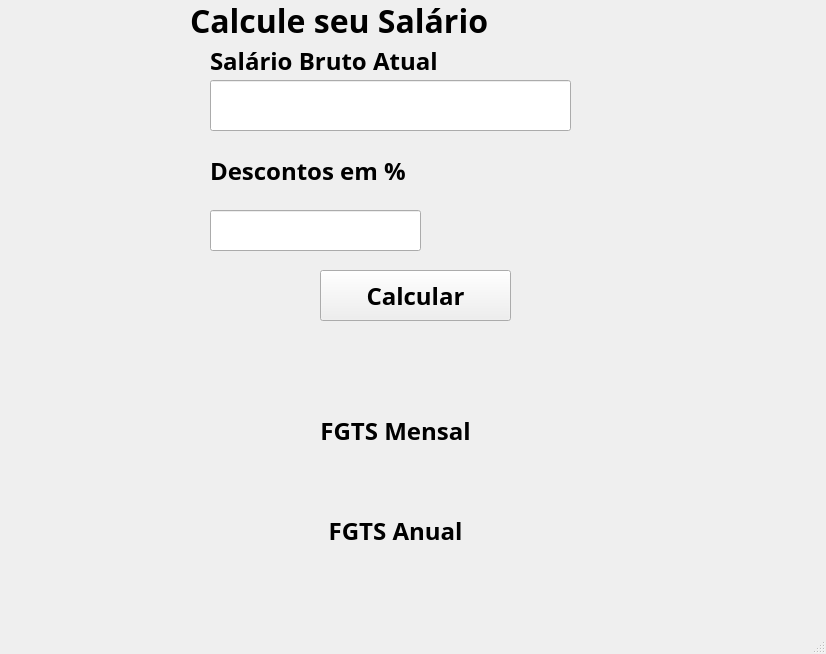
<?xml version="1.0" encoding="UTF-8"?>
<ui version="4.0">
 <class>MainWindow</class>
 <widget class="QMainWindow" name="MainWindow">
  <property name="geometry">
   <rect>
    <x>0</x>
    <y>0</y>
    <width>826</width>
    <height>654</height>
   </rect>
  </property>
  <property name="windowTitle">
   <string>MainWindow</string>
  </property>
  <widget class="QWidget" name="centralwidget">
   <widget class="QLabel" name="label">
    <property name="geometry">
     <rect>
      <x>190</x>
      <y>-20</y>
      <width>441</width>
      <height>81</height>
     </rect>
    </property>
    <property name="font">
     <font>
      <family>Arial Black</family>
      <pointsize>24</pointsize>
      <weight>75</weight>
      <bold>true</bold>
     </font>
    </property>
    <property name="text">
     <string>Calcule seu Salário</string>
    </property>
   </widget>
   <widget class="QLabel" name="label_2">
    <property name="geometry">
     <rect>
      <x>210</x>
      <y>20</y>
      <width>331</width>
      <height>81</height>
     </rect>
    </property>
    <property name="font">
     <font>
      <family>Arial Black</family>
      <pointsize>18</pointsize>
      <weight>75</weight>
      <bold>true</bold>
     </font>
    </property>
    <property name="text">
     <string>Salário Bruto Atual</string>
    </property>
   </widget>
   <widget class="QLabel" name="label_3">
    <property name="geometry">
     <rect>
      <x>210</x>
      <y>140</y>
      <width>281</width>
      <height>61</height>
     </rect>
    </property>
    <property name="font">
     <font>
      <family>Arial Black</family>
      <pointsize>18</pointsize>
      <weight>75</weight>
      <bold>true</bold>
     </font>
    </property>
    <property name="text">
     <string>Descontos em %</string>
    </property>
   </widget>
   <widget class="QLineEdit" name="txtSalario">
    <property name="geometry">
     <rect>
      <x>210</x>
      <y>80</y>
      <width>361</width>
      <height>51</height>
     </rect>
    </property>
    <property name="font">
     <font>
      <family>Arial</family>
      <pointsize>16</pointsize>
     </font>
    </property>
   </widget>
   <widget class="QLineEdit" name="txtDescontos">
    <property name="geometry">
     <rect>
      <x>210</x>
      <y>210</y>
      <width>211</width>
      <height>41</height>
     </rect>
    </property>
    <property name="font">
     <font>
      <family>Arial</family>
      <pointsize>16</pointsize>
     </font>
    </property>
   </widget>
   <widget class="QPushButton" name="btnCalcular">
    <property name="geometry">
     <rect>
      <x>320</x>
      <y>270</y>
      <width>191</width>
      <height>51</height>
     </rect>
    </property>
    <property name="font">
     <font>
      <family>Arial Black</family>
      <pointsize>18</pointsize>
      <weight>75</weight>
      <bold>true</bold>
     </font>
    </property>
    <property name="text">
     <string>Calcular</string>
    </property>
   </widget>
   <widget class="QLabel" name="lblResultado">
    <property name="geometry">
     <rect>
      <x>260</x>
      <y>340</y>
      <width>311</width>
      <height>51</height>
     </rect>
    </property>
    <property name="font">
     <font>
      <family>Arial Rounded MT Bold</family>
      <pointsize>20</pointsize>
     </font>
    </property>
    <property name="text">
     <string/>
    </property>
    <property name="alignment">
     <set>Qt::AlignCenter</set>
    </property>
   </widget>
   <widget class="QLabel" name="label_4">
    <property name="geometry">
     <rect>
      <x>230</x>
      <y>390</y>
      <width>331</width>
      <height>81</height>
     </rect>
    </property>
    <property name="font">
     <font>
      <family>Arial Black</family>
      <pointsize>18</pointsize>
      <weight>75</weight>
      <bold>true</bold>
     </font>
    </property>
    <property name="text">
     <string>FGTS Mensal</string>
    </property>
    <property name="alignment">
     <set>Qt::AlignCenter</set>
    </property>
   </widget>
   <widget class="QLabel" name="label_5">
    <property name="geometry">
     <rect>
      <x>230</x>
      <y>490</y>
      <width>331</width>
      <height>81</height>
     </rect>
    </property>
    <property name="font">
     <font>
      <family>Arial Black</family>
      <pointsize>18</pointsize>
      <weight>75</weight>
      <bold>true</bold>
     </font>
    </property>
    <property name="text">
     <string>FGTS Anual</string>
    </property>
    <property name="alignment">
     <set>Qt::AlignCenter</set>
    </property>
   </widget>
   <widget class="QLabel" name="lblFgtsMensal">
    <property name="geometry">
     <rect>
      <x>240</x>
      <y>450</y>
      <width>311</width>
      <height>41</height>
     </rect>
    </property>
    <property name="font">
     <font>
      <family>Arial Rounded MT Bold</family>
      <pointsize>20</pointsize>
     </font>
    </property>
    <property name="text">
     <string/>
    </property>
    <property name="alignment">
     <set>Qt::AlignCenter</set>
    </property>
   </widget>
   <widget class="QLabel" name="lblFgtsAnual">
    <property name="geometry">
     <rect>
      <x>260</x>
      <y>560</y>
      <width>281</width>
      <height>41</height>
     </rect>
    </property>
    <property name="font">
     <font>
      <family>Arial Rounded MT Bold</family>
      <pointsize>20</pointsize>
     </font>
    </property>
    <property name="text">
     <string/>
    </property>
    <property name="alignment">
     <set>Qt::AlignCenter</set>
    </property>
   </widget>
  </widget>
  <widget class="QMenuBar" name="menubar">
   <property name="geometry">
    <rect>
     <x>0</x>
     <y>0</y>
     <width>826</width>
     <height>21</height>
    </rect>
   </property>
  </widget>
  <widget class="QStatusBar" name="statusbar"/>
 </widget>
 <resources/>
 <connections/>
</ui>
